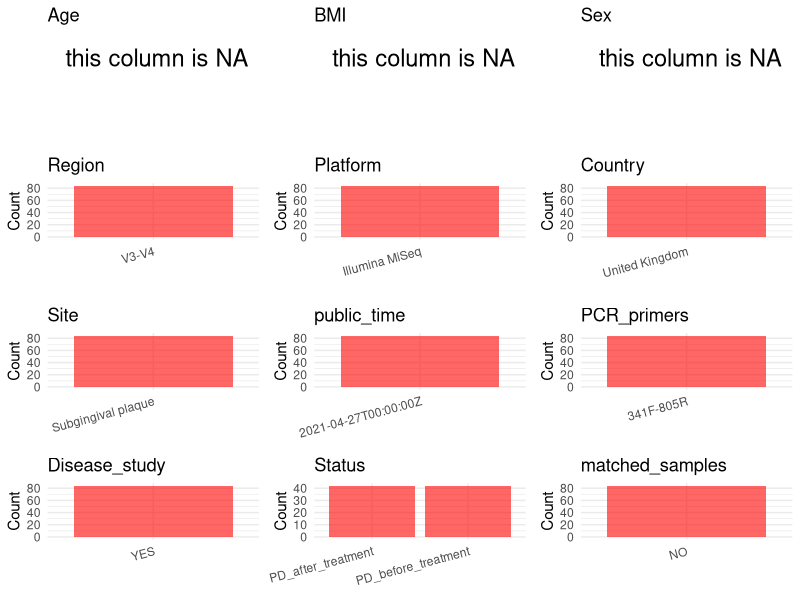

Write the R code that produced this figure. (Note: this script raises an error after producing the figure.)
## ---- chunk 1
# Load necessary libraries
library(dplyr)
library(ggplot2)
library(cowplot)

# Set working directory (update this path to your local directory)
setwd("D:/studylearning/董彪师兄项目/任务/张辰飞/PRJNA725103")

# Read the initial metadata files
initial_meta<-read.csv("SraRunTable.csv",header = T)

# Combine the two metadata files
#meta <- rbind(initial_meta, initial_meta1)

#Remove entries non-oral samples
#initial_meta <- subset(initial_meta,isolate %in% c("saliva","tongue coat"))

# Check the number of samples containing "HT" in Sample.Name (e.g., healthy controls)
#nrow(subset(meta, grepl("HT", Sample.Name)))

# Display the first few rows of the metadata
head(initial_meta)
## ---- chunk 2
# Create a uniform metadata dataframe
metadata <- data.frame(
  BioProject = initial_meta$BioProject,
  Run = initial_meta$Run,
  sample_name = initial_meta$Library.Name,
  Age = NA,
  BMI = NA,
  Sex= NA,
  Region = "V3-V4",
  Platform = initial_meta$Instrument,
  Country = initial_meta$geo_loc_name_country,
  Site = initial_meta$isolation_source,
  public_time = initial_meta$ReleaseDate,
  stringsAsFactors = FALSE
)
## ---- chunk 3
# Add information obtained from the publication
metadata$PCR_primers <- "341F-805R"
metadata$title <- "Mechanical biofilm disruption causes microbial and immunological shifts in periodontitis patients"
metadata$Disease_study <- "YES"
# Assign disease status based on sample_name patterns
metadata$Status <- initial_meta$Sample.Name
metadata <- metadata %>% 
  mutate(Status = case_when(
    grepl("before",Status) ~ "PD_before_treatment",
    grepl("after",Status) ~ "PD_after_treatment"
  ))


#extract subject id by remove prefix of sample_name
#metadata$sample_name <- gsub("T|CR|CS|C|N|S", "", metadata$sample_name)

# Check initial data distribution
cat("Initial sample distribution:\n")
table(metadata$sample_name)
table(metadata$Site)

# Calculate sampling frequency per subject
sample_counts <- table(metadata$sample_name)
cat("\nNumber of samples per subject:\n")
print(sample_counts)

# Create matched_samples column
metadata$matched_samples <- ifelse(metadata$sample_name %in% names(sample_counts[sample_counts >= 2]), "YES", "NO")

cat("\nMatched samples distribution:\n")
table(metadata$matched_samples)

# Identify samples for removal: single samples excluding Subgingival plaque
single_samples <- names(sample_counts[sample_counts == 1])
samples_to_remove <- metadata$sample_name %in% single_samples & !(metadata$Site %in% c("Subgingival plaque"))

cat("\nNumber of samples to be removed:", sum(samples_to_remove), "\n")

# Remove identified samples
metadata_clean <- metadata[!samples_to_remove, ]

cat("\nFinal sample distribution after cleaning:\n")
table(metadata_clean$sample_name)
table(metadata_clean$Site)
table(metadata_clean$matched_samples)

# Use cleaned dataset for subsequent analysis
metadata <- metadata_clean
## ---- chunk 4
# Check the number of unique runs and sample names
print(paste("Number of unique runs:", length(unique(metadata$Run))))
print(paste("Number of unique sample names:", length(unique(metadata$sample_name))))
## ---- chunk 5
# Select columns for visualization
plot_data <- metadata %>%
  select(-BioProject, -Run, -sample_name, -title)

# Function to create simple plots for each column
create_simple_plots <- function(data) {
  plots <- list()
  
  for (col in colnames(data)) {
    # Check if the column is all NA
    if (all(is.na(data[[col]]))) {
      # Create an empty plot with text indicating all NA
      p <- ggplot() +
        annotate("text", x = 0.5, y = 0.5, label = "this column is NA", size = 6) +
        labs(title = col) +
        theme_void()
    } else if (is.numeric(data[[col]])) {
      # Numeric variable: histogram
      p <- ggplot(data, aes(x = .data[[col]])) +
        geom_histogram(fill = "blue", alpha = 0.6, bins = 20, na.rm = TRUE) +
        labs(title = col) +
        theme_minimal()
    } else {
      # Categorical variable: bar plot (remove NA values)
      count_data <- as.data.frame(table(data[[col]], useNA = "ifany"))
      p <- ggplot(count_data, aes(x = reorder(Var1, -Freq), y = Freq)) +
        geom_col(fill = "red", alpha = 0.6) +
        labs(title = col, x = NULL, y = "Count") +
        theme_minimal() +
        theme(axis.text.x = element_text(angle = 15, hjust = 1))
    }
    plots[[col]] <- p
  }
  
  return(plots)
}

# Generate and arrange plots
plots <- create_simple_plots(plot_data)
p<-plot_grid(plots$Age, 
          plots$BMI, 
          plots$Sex, 
          plots$Region, 
          plots$Platform, 
          plots$Country, 
          plots$Site,
          plots$public_time, 
          plots$PCR_primers,
          plots$Disease_study,
          plots$Status,
          plots$matched_samples,# add 
          ncol = 3, align = "hv", axis = "lb")
ggsave("Metadata_Summary.png", plot = p, width = 8, height = 6, dpi = 150, bg = "white")
## ---- chunk 6
knitr::include_graphics("Metadata_Summary.png")
## ---- chunk 7
# Reorder columns to match the desired format
metadata <- metadata[, c(
  "BioProject", "Run", "sample_name", "Age", "BMI", "Sex", 
  "Region", "Platform", "Country", "Site", "public_time", 
  "PCR_primers", "title", "Disease_study", "Status","matched_samples"
)]

# Export the uniform metadata to a CSV file
write.csv(metadata, file = "metadata.csv", quote = FALSE)
head(metadata)
